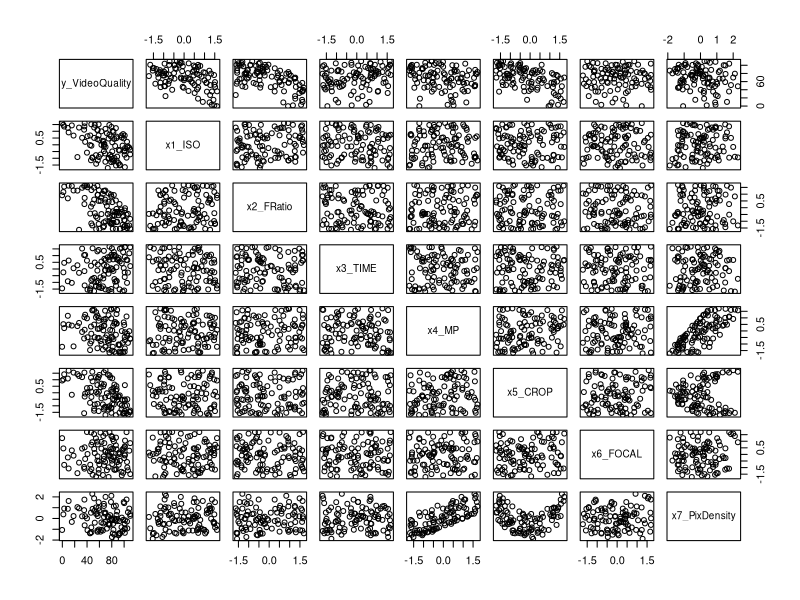
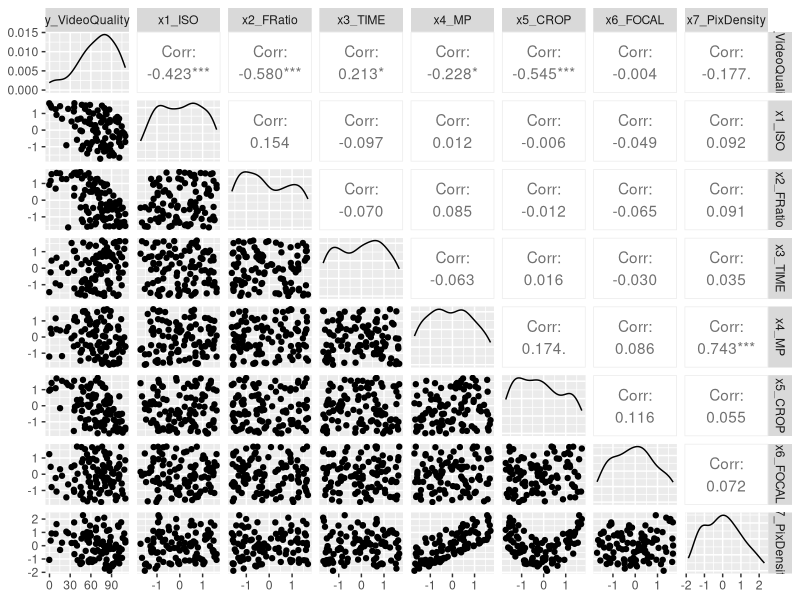
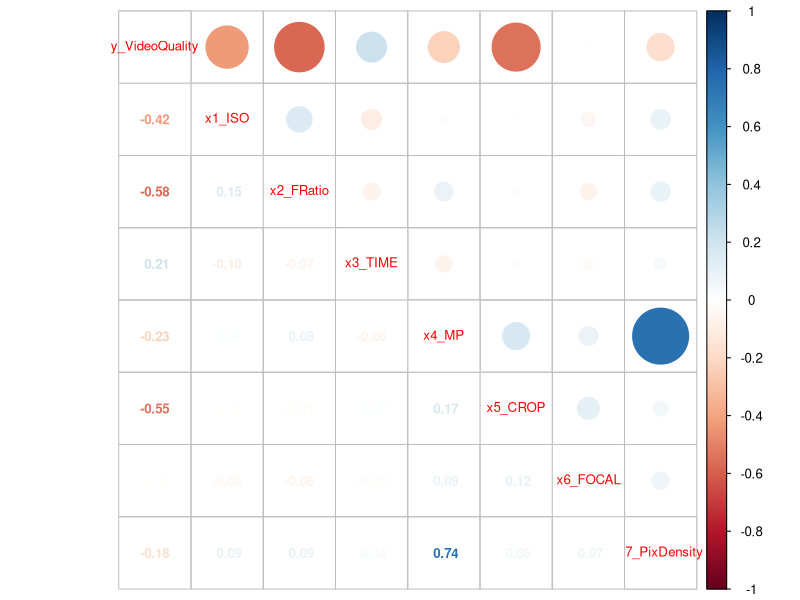

R code for these plots, in order:
# ------------------------------------------------------------------------------
# Progetto finale del corso di Statistica Applicata - A.A. 2024/25
# Gruppo #5 - Corrado Giachetta, Francesco Peluso, Gerardo Selce, Anuar Zouhri
#
# Università degli Studi di Salerno - DIEM
# Dipartimento di Ingegneria dell'Informazione, Elettrica e Matematica Applicata
# ------------------------------------------------------------------------------

# Impostazione path cartella progetto (N.B. cambia a seconda di chi usa il file)
#setwd('~/GitHub Repos/AppliedStatistics-Project')     # path Francesco
setwd('C:/Users/anuar/AppliedStatistics-Project')     # path Corrado
#setwd('')     # path Anuar
#setwd('')     # path Gerardo

# ------------------------------------------------------------------------------

# Lettura del dataset da file CSV
data = read.csv('./dataset.csv');

# Scatterplot delle correlazioni tra le coppie di variabili
plot(data);

library(ggplot2)
library("GGally")

ggpairs(data)

library("corrplot")
corrplot.mixed(cor(data),number.cex=0.8,tl.cex=0.8)

lin_mod_all=lm(y_VideoQuality ~ ., data=data)
summary(lin_mod_all)

step_lin=step(lin_mod_all, trace = 1, data=data)
summary(step_lin)
